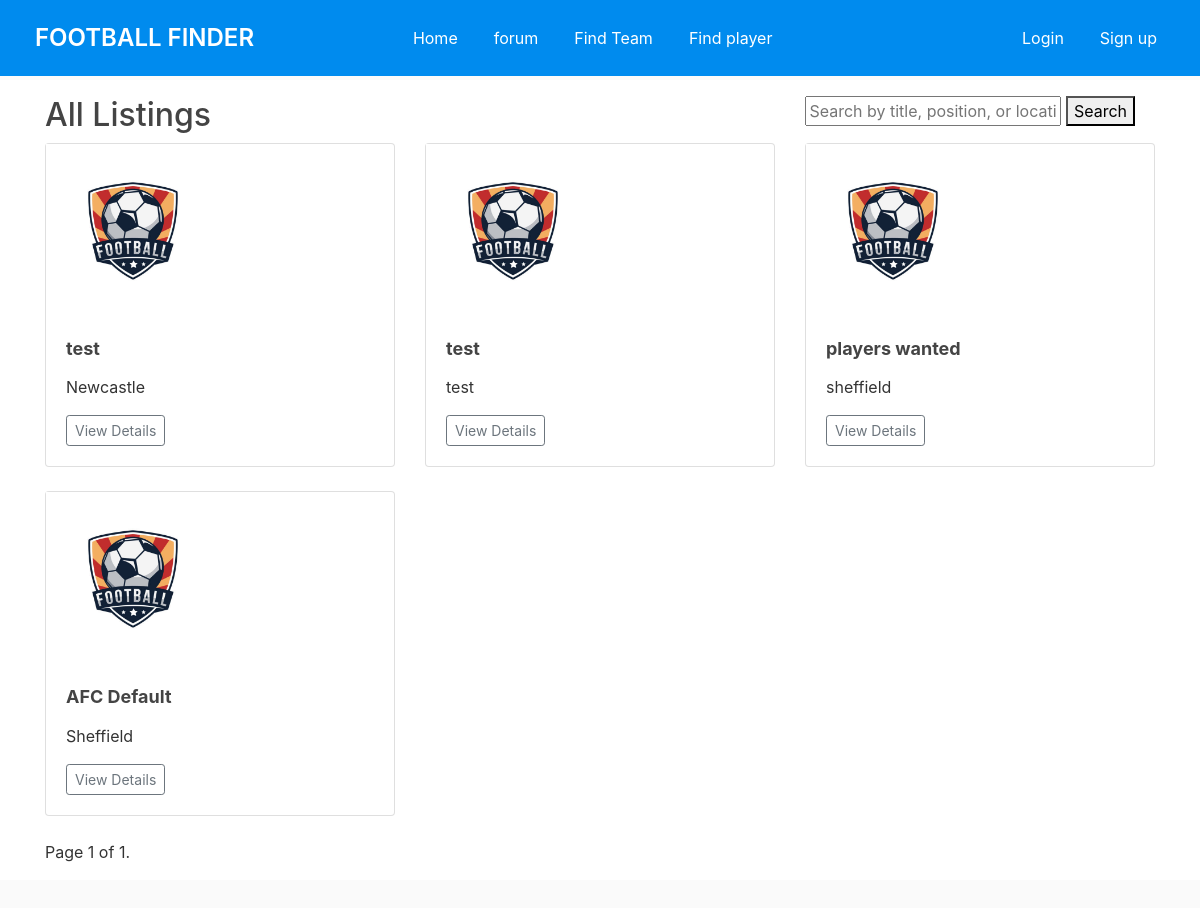
The page /all-listings/ on the database as committed earlier.
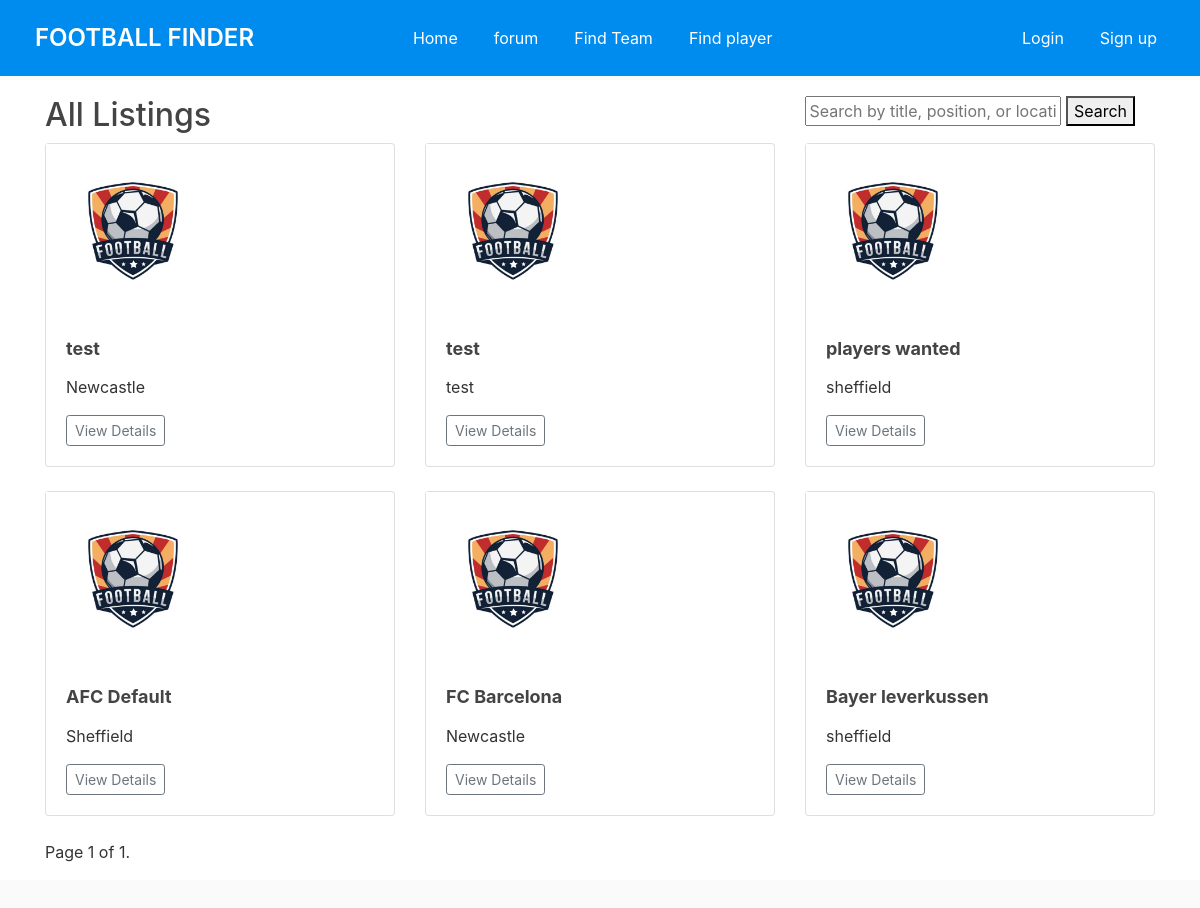
The same page on the database as committed later.
### ffinderapp/models.py (models this page shows, shortened)
class Listing(models.Model):
    team = models.ForeignKey(get_user_model(), on_delete=models.CASCADE)  # Assuming team is a custom user model
    title = models.CharField(max_length=100)
    description = models.TextField()
    requirements = models.TextField()
    created_at = models.DateTimeField(auto_now_add=True)
    location = models.CharField(max_length=100, default='')
    city = models.CharField(max_length=100, default='')
    photo = models.ImageField(upload_to='media/listing_photos/', null=True, blank=True)  # Adding photo field
    positions = models.CharField(max_length=100, default='')
    user_profile = models.ForeignKey('CustomUser', on_delete=models.CASCADE, null=True)
    contact_number = models.CharField(max_length=15, default='')

### ffinderapp/views.py (the view)
# urls.py: path('all-listings/', views.all_listings, name='all_listings'),
def all_listings(request):
    search_query = request.GET.get('search')
    listings = Listing.objects.all()
    if search_query:
        listings = listings.filter(Q(title__icontains=search_query) |
            Q(positions__icontains=search_query) |
            Q(location__icontains=search_query))
    paginator = Paginator(listings, 10)  # 10 listings per page
    page_number = request.GET.get('page')
    try:
        listings_page = paginator.page(page_number)
    except PageNotAnInteger:
        listings_page = paginator.page(1)
    except EmptyPage:
        listings_page = paginator.page(paginator.num_pages)
    return render(request, 'ffinderapp/all_listings.html', {'listings': listings_page})

### ffinderapp/templates/ffinderapp/all_listings.html (shortened to what this page needs)
{% extends "ffinderapp/base.html" %}
{% load crispy_forms_tags %}
{% load static %}
{% block content %}
<div class="container">
    <form class="search-bar" method="get">
        <input type="text" name="search" placeholder="Search by title, position, or location">
        <button type="submit">Search</button>
      </form>
  <h2>All Listings</h2>
  <div class="row">
      {% for listing in listings %}
      <div class="col-md-4">
          <div class="card mb-4 shadow-sm">
              {% if listing.photo %}
              <img src="{{ listing.photo.url }}" class="card-img-top" alt="{{ listing.title }}">
              {% else %}
              <div class="placeholder-image">
                  <img src="{% static 'media/logo.jpeg' %}" alt="No Photo Available">
              </div>
              {% endif %}
              <div class="card-body">
                  <h5 class="card-title">{{ listing.title }}</h5>
                  <p>{{ listing.location }}</p>
                  <div class="d-flex justify-content-between align-items-center">
                      <div class="btn-group">
                          <a href="{% url 'listing_detail' listing.id %}" class="btn btn-sm btn-outline-secondary">View Details</a>
                      </div>
                  </div>
              </div>
          </div>
      </div>
      {% endfor %}
  </div>
  <div class="pagination">
      <span class="step-links">
          <span class="current">
              Page {{ listings.number }} of {{ listings.paginator.num_pages }}.
          </span>
      </span>
  </div>
</div>
{% endblock %}

### ffinderapp/templates/ffinderapp/base.html (shortened to what this page needs)
<!DOCTYPE html>
<html>
<head>
    <link rel="stylesheet" href="https://cdn.jsdelivr.net/npm/bootstrap@4.0.0/dist/css/bootstrap.min.css">
    {% load static %}
    <link rel="stylesheet" type="text/css" href="{% static 'css/styles.css' %}" />
</head>
<body>
    <header class="site-header">
        <nav class="navbar navbar-expand-md navbar-dark bg-steel">
            <div class="container">
                <a class="navbar-brand mr-4" href="{% url 'home' %}">Football Finder</a>
                <div class="collapse navbar-collapse" id="navbarToggle">
                    <div class="navbar-nav mr-auto">
                        <a class="nav-item nav-link" href="{% url 'home' %}">Home</a>
                        <a class="nav-item nav-link" href="#">forum</a>
                        <a class="nav-item nav-link" href="{% url 'all_listings' %}">Find Team</a>
                        <a class="nav-item nav-link" href="{% url 'find_players' %}">Find player</a>
                    </div>
                    <div class="navbar-nav">
                        {% if user.is_authenticated %}
                                <a class="nav-item nav-link" href="{% url 'post_ad' %}"> Add Post </a>
                                <a class="nav-item nav-link" href="{% url 'logout' %}">Logout</a>
                                <a class="nav-item nav-link" href="{% url 'redirect_to_profile' %}">Profile</a>
                        {% else %}
                                <a class="nav-item nav-link" href="{% url 'login' %}">Login</a>
                                <a class="nav-item nav-link" href="{% url 'signup' %}">Sign up</a>
                        {% endif %}
                    </div>
                </div>
            </div>
        </nav>
    </header>
    <section class="showcase">
        {% block content %}
        {% endblock %}
    </section>
</body>
</html>

### ffinderapp/static/css/styles.css (style rules this page uses)
html { position: relative; min-height: 100%; }
body { background: #fafafa; color: #333333; margin-top: 5rem; margin-bottom: 50px; }
h1, h2, h3, h4, h5, h6 { color: #444444; }
.bg-steel { background-color: #008bee; }
.site-header { position: fixed; top: 0; left: 0; right: 0; z-index: 1000; }
.site-header .container { padding: 7px 5px; }
.site-header .navbar-brand { font-size: 24px; font-weight: 600; text-transform: uppercase; }
.site-header .navbar-nav { margin-left: auto; color: #014ec3; }
.site-header .navbar-nav .nav-item { margin-left: 20px; }
.site-header .navbar-nav .nav-link { color: #ffffff; }
.showcase { position: relative; height: 100%; width: 100vw; min-height: 100vh; display: flex; justify-content: center; align-items: center; background: #ffffff; overflow: hidden; z-index: 1; }
.card { margin-bottom: 20px; display: table; width: 100%; }
.placeholder-image img { max-width: 50%; height: auto; }
.card-title { font-size: 18px; font-weight: bold; margin-bottom: 10px; }
.search-bar { float: right; margin-right: 20px; }

Rows that differ between the two databases and show on the page:
added Listing: title "FC Barcelona", location "Newcastle"
added Listing: title "Bayer leverkussen", location "sheffield"
